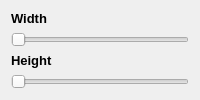
                <widget class="QWidget" name="resize">
                 <layout class="QVBoxLayout" name="verticalLayout_33">
                  <item>
                   <layout class="QVBoxLayout" name="resizeLayout" stretch="10,10,10,10">
                    <item>
                     <widget class="QLabel" name="label_16">
                      <property name="font">
                       <font>
                        <family>Segoe UI</family>
                        <pointsize>10</pointsize>
                        <bold>true</bold>
                       </font>
                      </property>
                      <property name="text">
                       <string>Width</string>
                      </property>
                     </widget>
                    </item>
                    <item>
                     <widget class="QSlider" name="width_resize">
                      <property name="styleSheet">
                       <string notr="true"/>
                      </property>
                      <property name="orientation">
                       <enum>Qt::Horizontal</enum>
                      </property>
                     </widget>
                    </item>
                    <item>
                     <widget class="QLabel" name="label_17">
                      <property name="font">
                       <font>
                        <family>Segoe UI</family>
                        <pointsize>10</pointsize>
                        <bold>true</bold>
                       </font>
                      </property>
                      <property name="text">
                       <string>Height</string>
                      </property>
                     </widget>
                    </item>
                    <item>
                     <widget class="QSlider" name="height_resize">
                      <property name="orientation">
                       <enum>Qt::Horizontal</enum>
                      </property>
                     </widget>
                    </item>
                   </layout>
                  </item>
                 </layout>
                </widget>
